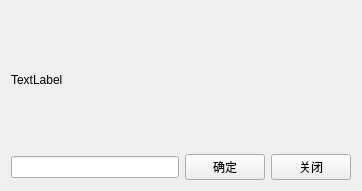
<?xml version="1.0" encoding="UTF-8"?>
<ui version="4.0">
 <class>confirm</class>
 <widget class="QWidget" name="confirm">
  <property name="geometry">
   <rect>
    <x>0</x>
    <y>0</y>
    <width>362</width>
    <height>191</height>
   </rect>
  </property>
  <property name="windowTitle">
   <string>Form</string>
  </property>
  <layout class="QGridLayout" name="gridLayout">
   <item row="0" column="0" colspan="3">
    <widget class="QLabel" name="label">
     <property name="text">
      <string>TextLabel</string>
     </property>
    </widget>
   </item>
   <item row="1" column="0">
    <widget class="QLineEdit" name="lineEdit"/>
   </item>
   <item row="1" column="1">
    <widget class="QPushButton" name="btn_confirm">
     <property name="text">
      <string>确定</string>
     </property>
    </widget>
   </item>
   <item row="1" column="2">
    <widget class="QPushButton" name="btn_close">
     <property name="text">
      <string>关闭</string>
     </property>
    </widget>
   </item>
  </layout>
 </widget>
 <resources/>
 <connections/>
</ui>
